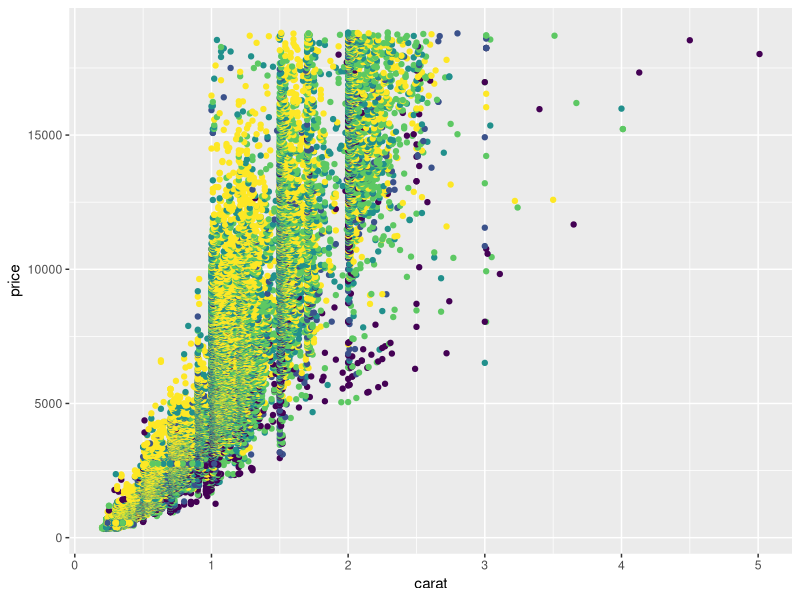
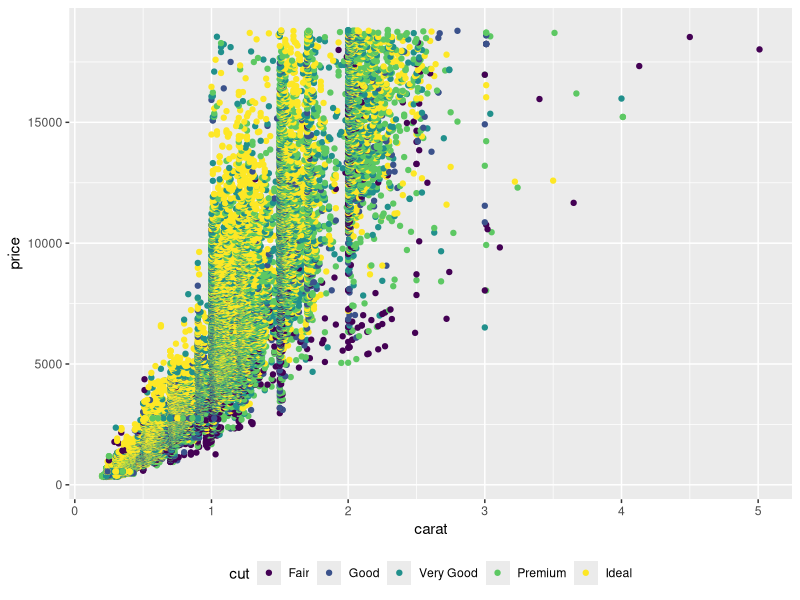
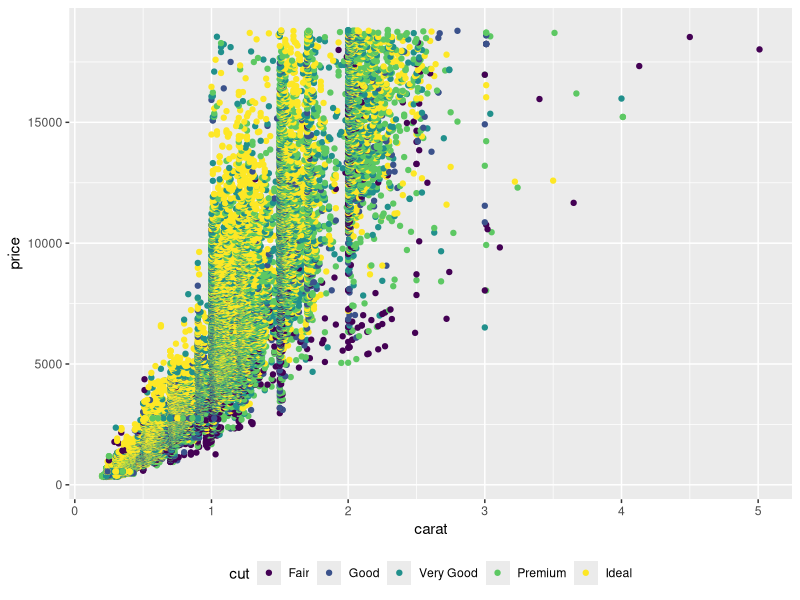
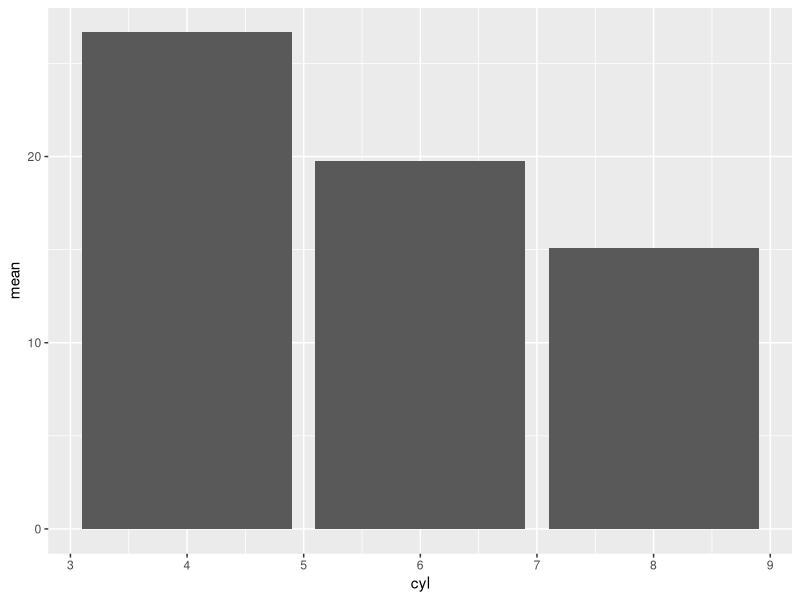
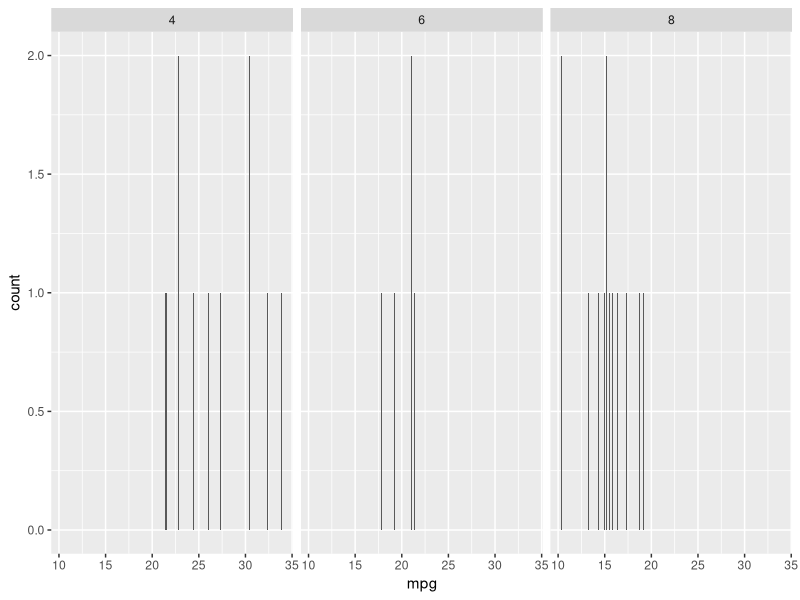

These figures' R source, in order:
## ---- chunk 1
library(tidyverse)
data(diamonds)

# How to remove the legend 
ggplot(diamonds, aes(carat, price, color=cut))+
  geom_point() +
  theme(legend.position= "none")
## ---- chunk 2
# How to move the legend to the bottom of the graph 
ggplot(diamonds, aes(carat, price, color=cut))+
  geom_point() +
  theme(legend.position= "bottom")
## ---- chunk 3
# How to change the names in the legend 
ggplot(diamonds, aes(carat, price, color=cut))+
  geom_point() +
  theme(legend.position= "bottom")
## ---- chunk 4

## ---- chunk 5

## ---- chunk 6

## ---- chunk 7

## ---- chunk 8
mpgByCyl <- mtcars %>%
  group_by(cyl)%>%
  summarize(mean = mean(mpg))

ggplot(mpgByCyl, aes(cyl, mean)) + 
  geom_bar(stat="identity")

mpg <- ggplot(mtcars, aes(mpg))+
  geom_bar() 
mpg+facet_wrap(~cyl)
  
## ---- chunk 9

## ---- chunk 10

## ---- chunk 11

## ---- chunk 12

## ---- chunk 13

## ---- chunk 14

